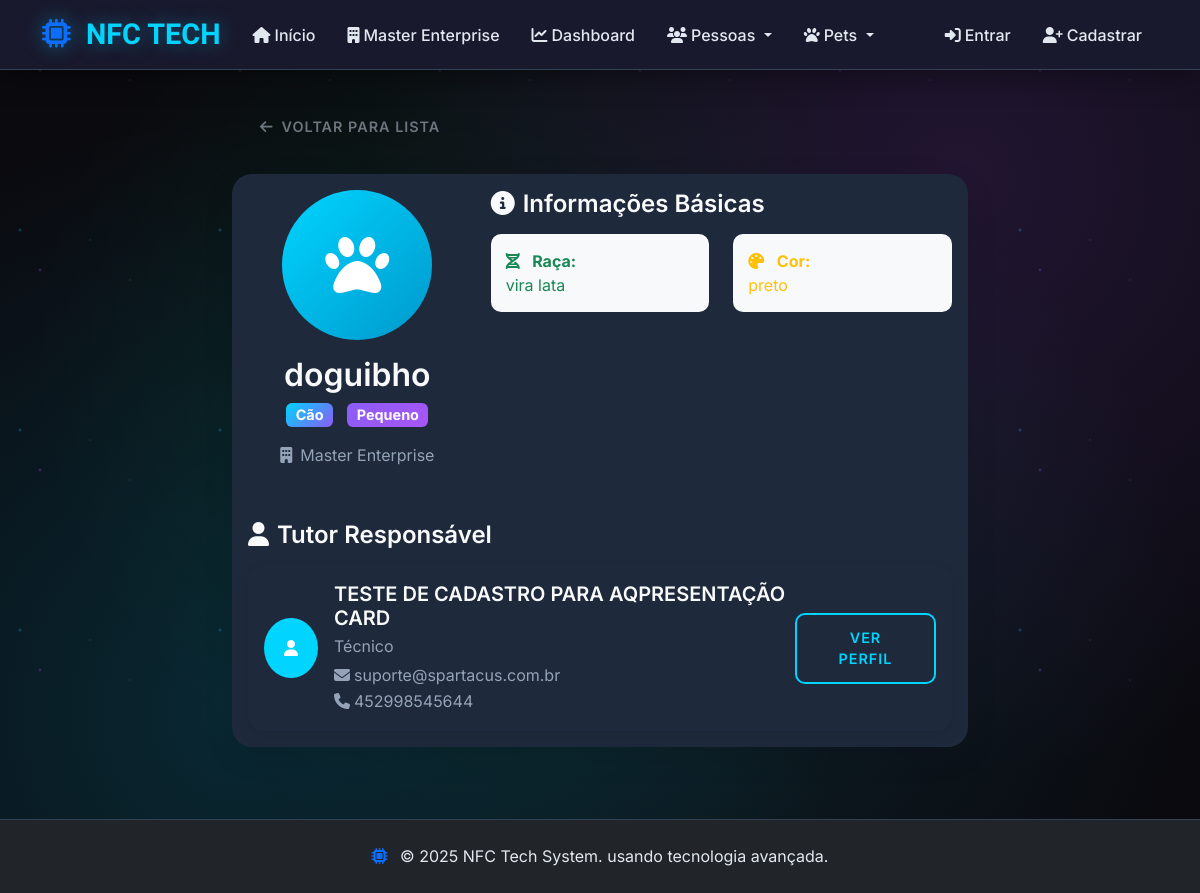
Screenshot of /master-enterprise/pets/doguibho/ with the database file from the repository.
### nfc_cards/models.py (models this page shows, shortened)
class Empresa(models.Model):
    nome = models.CharField(max_length=100, verbose_name="Nome da Empresa")
    slug = models.SlugField(max_length=100, unique=True, verbose_name="Slug")
    descricao = models.TextField(blank=True, verbose_name="Descrição")
    logo = models.ImageField(upload_to='empresas/logos/', blank=True, null=True, verbose_name="Logo")
    cor_primaria = models.CharField(max_length=7, default="#007bff", verbose_name="Cor Primária", help_text="Formato: #RRGGBB")
    cor_secundaria = models.CharField(max_length=7, default="#6c757d", verbose_name="Cor Secundária", help_text="Formato: #RRGGBB")
    email = models.EmailField(blank=True, verbose_name="E-mail")
    telefone = models.CharField(max_length=20, blank=True, verbose_name="Telefone")
    website = models.URLField(blank=True, verbose_name="Website")
    endereco = models.TextField(blank=True, verbose_name="Endereço")
    criado_em = models.DateTimeField(auto_now_add=True)
    atualizado_em = models.DateTimeField(auto_now=True)
    ativo = models.BooleanField(default=True)
    class Meta:
        verbose_name = "Empresa"
        verbose_name_plural = "Empresas"
        ordering = ['nome']

class Pet(models.Model):
    ESPECIES = [
        ('cao', 'Cão'),
        ('gato', 'Gato'),
        ('passaro', 'Pássaro'),
        ('peixe', 'Peixe'),
        ('outro', 'Outro'),
    ]
    PORTES = [
        ('pequeno', 'Pequeno'),
        ('medio', 'Médio'),
        ('grande', 'Grande'),
    ]
    empresa = models.ForeignKey(Empresa, on_delete=models.CASCADE, related_name='pets', verbose_name="Empresa")
    slug = models.SlugField(max_length=100, verbose_name="Slug")
    nome = models.CharField(max_length=50, verbose_name="Nome do Pet")
    especie = models.CharField(max_length=20, choices=ESPECIES, verbose_name="Espécie")
    raca = models.CharField(max_length=50, blank=True, verbose_name="Raça")
    porte = models.CharField(max_length=20, choices=PORTES, blank=True, verbose_name="Porte")
    cor = models.CharField(max_length=50, blank=True, verbose_name="Cor")
    data_nascimento = models.DateField(blank=True, null=True, verbose_name="Data de Nascimento")
    foto = models.ImageField(upload_to='pets/', blank=True, null=True, verbose_name="Foto do Pet")
    veterinario = models.CharField(max_length=100, blank=True, verbose_name="Veterinário")
    telefone_veterinario = models.CharField(max_length=20, blank=True, verbose_name="Telefone do Veterinário")
    observacoes = models.TextField(blank=True, verbose_name="Observações Especiais")
    medicamentos = models.TextField(blank=True, verbose_name="Medicamentos")
    alergias = models.TextField(blank=True, verbose_name="Alergias")
    tutor = models.ForeignKey(Person, on_delete=models.CASCADE, related_name='pets', verbose_name="Tutor")
    criado_em = models.DateTimeField(auto_now_add=True)
    atualizado_em = models.DateTimeField(auto_now=True)
    ativo = models.BooleanField(default=True)
    class Meta:
        verbose_name = "Pet"
        verbose_name_plural = "Pets"
        ordering = ['nome']
        unique_together = ['empresa', 'slug']

class Person(models.Model):
    empresa = models.ForeignKey(Empresa, on_delete=models.CASCADE, related_name='pessoas', verbose_name="Empresa")
    slug = models.SlugField(max_length=100, verbose_name="Slug")
    nome = models.CharField(max_length=100, verbose_name="Nome Completo")
    email = models.EmailField(verbose_name="E-mail")
    telefone = models.CharField(max_length=20, verbose_name="Telefone")
    whatsapp = models.CharField(max_length=20, blank=True, verbose_name="WhatsApp")
    cargo = models.CharField(max_length=100, blank=True, verbose_name="Cargo")
    apresentacao = models.TextField(verbose_name="Apresentação", help_text="Breve apresentação pessoal")
    foto = models.ImageField(upload_to='pessoas/', blank=True, null=True, verbose_name="Foto de Perfil")
    linkedin = models.URLField(blank=True, verbose_name="LinkedIn")
    instagram = models.URLField(blank=True, verbose_name="Instagram")
    facebook = models.URLField(blank=True, verbose_name="Facebook")
    website = models.URLField(blank=True, verbose_name="Website")
    linktree_url = models.URLField(blank=True, verbose_name="Linktree")
    criado_em = models.DateTimeField(auto_now_add=True)
    atualizado_em = models.DateTimeField(auto_now=True)
    ativo = models.BooleanField(default=True)
    class Meta:
        verbose_name = "Pessoa"
        verbose_name_plural = "Pessoas"
        ordering = ['nome']
        unique_together = ['empresa', 'slug']

### nfc_cards/views.py (the view)
# urls.py: path('<slug:empresa_slug>/pets/<slug:pet_slug>/', views.PetDetailView.as_view(), name='pet_detail'),
class PetDetailView(DetailView):
    model = Pet
    template_name = 'nfc_cards/pet_detail.html'
    context_object_name = 'pet'
    slug_field = 'slug'
    slug_url_kwarg = 'pet_slug'
    def get_object(self, queryset=None):
        empresa_slug = self.kwargs.get('empresa_slug')
        pet_slug = self.kwargs.get('pet_slug')
        empresa = get_object_or_404(Empresa, slug=empresa_slug, ativo=True)
        return get_object_or_404(Pet, empresa=empresa, slug=pet_slug, ativo=True)
    def get_context_data(self, **kwargs):
        context = super().get_context_data(**kwargs)
        context['cartoes_nfc'] = self.object.cartoes_nfc.filter(ativo=True)
        context['empresa'] = self.object.empresa
        return context

### nfc_cards/templates/nfc_cards/pet_detail.html (shortened to what this page needs)
{% extends 'nfc_cards/base.html' %}
{% block content %}
<div class="container py-4">
    <div class="row">
        <div class="col-lg-8 mx-auto">
            <div class="d-flex justify-content-between align-items-center mb-4">
                <a href="{% url 'pet_list' empresa_slug=empresa.slug %}" class="btn btn-outline-secondary">
                    <i class="fas fa-arrow-left me-2"></i>Voltar para Lista
                </a>
            </div>
            <div class="card pet-detail-card">
                <div class="card-body">
                    <div class="row">
                        <div class="col-md-4 text-center mb-4">
                            {% if pet.foto %}
                            <img src="{{ pet.foto.url }}" alt="{{ pet.nome }}" class="pet-photo mb-3">
                            {% else %}
                            <div class="pet-placeholder mb-3">
                                <i class="fas fa-paw fa-4x"></i>
                            </div>
                            {% endif %}
                            <h2 class="mb-2">{{ pet.nome }}</h2>
                            <div class="pet-badges mb-3">
                                <span class="badge bg-primary">{{ pet.get_especie_display }}</span>
                                {% if pet.porte %}
                                <span class="badge bg-secondary">{{ pet.get_porte_display }}</span>
                                {% endif %}
                            </div>
                            <p class="text-muted mb-1">
                                <i class="fas fa-building me-2"></i>{{ empresa.nome }}
                            </p>
                        </div>
                        <div class="col-md-8">
                            <h4 class="mb-3">
                                <i class="fas fa-info-circle me-2"></i>Informações Básicas
                            </h4>
                            <div class="row">
                                {% if pet.raca %}
                                <div class="col-sm-6 mb-3">
                                    <div class="info-item text-success">
                                        <i class="fas fa-dna text-success me-2"></i>
                                        <strong>Raça:</strong><br>
                                        {{ pet.raca }}
                                    </div>
                                </div>
                                {% endif %}
                                {% if pet.cor %}
                                <div class="col-sm-6 mb-3">
                                    <div class="info-item text-warning">
                                        <i class="fas fa-palette text-warning me-2"></i>
                                        <strong>Cor:</strong><br>
                                        {{ pet.cor }}
                                    </div>
                                </div>
                                {% endif %}
                            </div>
                        </div>
                    </div>
                    {% if pet.tutor %}
                    <div class="row mt-4">
                        <div class="col-12">
                            <h4 class="mb-3">
                                <i class="fas fa-user me-2"></i>Tutor Responsável
                            </h4>
                            <div class="card tutor-card">
                                <div class="card-body">
                                    <div class="d-flex align-items-center">
                                        {% if pet.tutor.foto %}
                                        <img src="{{ pet.tutor.foto.url }}" alt="{{ pet.tutor.nome }}"
                                            class="tutor-photo me-3">
                                        {% else %}
                                        <div class="tutor-placeholder me-3">
                                            <i class="fas fa-user"></i>
                                        </div>
                                        {% endif %}
                                        <div class="flex-grow-1">
                                            <h5 class="mb-1">{{ pet.tutor.nome }}</h5>
                                            {% if pet.tutor.cargo %}
                                            <p class="text-muted mb-1">{{ pet.tutor.cargo }}</p>
                                            {% endif %}
                                            <p class="text-muted mb-0">
                                                <i class="fas fa-envelope me-1"></i>{{ pet.tutor.email }}
                                                {% if pet.tutor.telefone %}
                                                <br><i class="fas fa-phone me-1"></i>{{ pet.tutor.telefone }}
                                                {% endif %}
                                            </p>
                                        </div>
                                        <a href="{% url 'person_detail' empresa_slug=empresa.slug person_slug=pet.tutor.slug %}"
                                            class="btn btn-outline-primary">
                                            Ver Perfil
                                        </a>
                                    </div>
                                </div>
                            </div>
                        </div>
                    </div>
                    {% endif %}
                </div>
            </div>
        </div>
    </div>
</div>
{% endblock %}

### nfc_cards/templates/nfc_cards/base.html (shortened to what this page needs)
<!DOCTYPE html>
<html lang="pt-br">
<head>
    <link href="https://cdn.jsdelivr.net/npm/bootstrap@5.3.0/dist/css/bootstrap.min.css" rel="stylesheet">
    <link rel="stylesheet" href="https://cdnjs.cloudflare.com/ajax/libs/font-awesome/6.4.0/css/all.min.css">
</head>
<body>
    <nav class="navbar navbar-expand-lg fixed-top">
        <div class="container">
            <a class="navbar-brand fw-bold glow-text" href="{% url 'home' %}">
                <i class="fas fa-microchip text-primary me-2"></i>
                NFC TECH
            </a>
            <div class="collapse navbar-collapse" id="navbarNav">
                <ul class="navbar-nav me-auto">
                    <li class="nav-item">
                        <a class="nav-link" href="{% url 'home' %}">
                            <i class="fas fa-home me-1"></i>Início
                        </a>
                    </li>
                    {% if empresa %}
                    <li class="nav-item">
                        <a class="nav-link" href="{% url 'empresa_home' empresa_slug=empresa.slug %}">
                            <i class="fas fa-building me-1"></i>{{ empresa.nome }}
                        </a>
                    </li>
                    <li class="nav-item">
                        <a class="nav-link" href="{% url 'dashboard' %}">
                            <i class="fas fa-chart-line me-1"></i>Dashboard
                        </a>
                    </li>
                    <li class="nav-item dropdown">
                        <a class="nav-link dropdown-toggle" href="#" role="button" data-bs-toggle="dropdown">
                            <i class="fas fa-users me-1"></i>Pessoas
                        </a>
                    </li>
                    <li class="nav-item dropdown">
                        <a class="nav-link dropdown-toggle" href="#" role="button" data-bs-toggle="dropdown">
                            <i class="fas fa-paw me-1"></i>Pets
                        </a>
                    </li>
                    {% endif %}
                </ul>
                <ul class="navbar-nav">
                    {% if user.is_authenticated %}
                    <li class="nav-item dropdown">
                        <a class="nav-link dropdown-toggle" href="#" role="button" data-bs-toggle="dropdown">
                            <i class="fas fa-user-circle me-1"></i>{{ user.get_full_name|default:user.username }}
                        </a>
                        <ul class="dropdown-menu">
                            {% if not user.profile.empresa %}
                            <li><a class="dropdown-item" href="{% url 'create_empresa' %}">
                                    <i class="fas fa-plus me-2"></i>Criar Empresa
                                </a></li>
                            {% else %}
                            <li><a class="dropdown-item" href="{% url 'dashboard' %}">
                                    <i class="fas fa-chart-line me-2"></i>Dashboard
                                </a></li>
                            <li><a class="dropdown-item"
                                    href="{% url 'empresa_home' empresa_slug=user.profile.empresa.slug %}">
                                    <i class="fas fa-building me-2"></i>{{ user.profile.empresa.nome }}
                                </a></li>
                            {% endif %}
                            <li>
                                <hr class="dropdown-divider">
                            </li>
                            <li><a class="dropdown-item" href="{% url 'logout' %}">
                                    <i class="fas fa-sign-out-alt me-2"></i>Sair
                                </a></li>
                        </ul>
                    </li>
                    {% else %}
                    <li class="nav-item">
                        <a class="nav-link" href="{% url 'login' %}">
                            <i class="fas fa-sign-in-alt me-1"></i>Entrar
                        </a>
                    </li>
                    <li class="nav-item">
                        <a class="nav-link" href="{% url 'register' %}">
                            <i class="fas fa-user-plus me-1"></i>Cadastrar
                        </a>
                    </li>
                    {% endif %}
                </ul>
            </div>
        </div>
    </nav>
    <main style="margin-top: 80px;">
        {% block content %}
        {% endblock %}
    </main>
    <footer class="bg-dark text-center py-4 mt-5">
        <div class="container">
            <p class="mb-0">
                <i class="fas fa-microchip me-2 text-primary"></i>
                &copy; 2025 NFC Tech System.
                usando tecnologia avançada.
            </p>
        </div>
    </footer>
</body>
</html>

### rows the page displays
Empresa: nome "Master Enterprise"
Pet: nome "doguibho", especie "Cão", porte "Pequeno", raca "vira lata", cor "preto", tutor.nome "TESTE DE CADASTRO PARA AQPRESENTAÇÃO CARD", tutor.cargo "Técnico", tutor.email "suporte@spartacus.com.br", tutor.telefone "452998545644"
